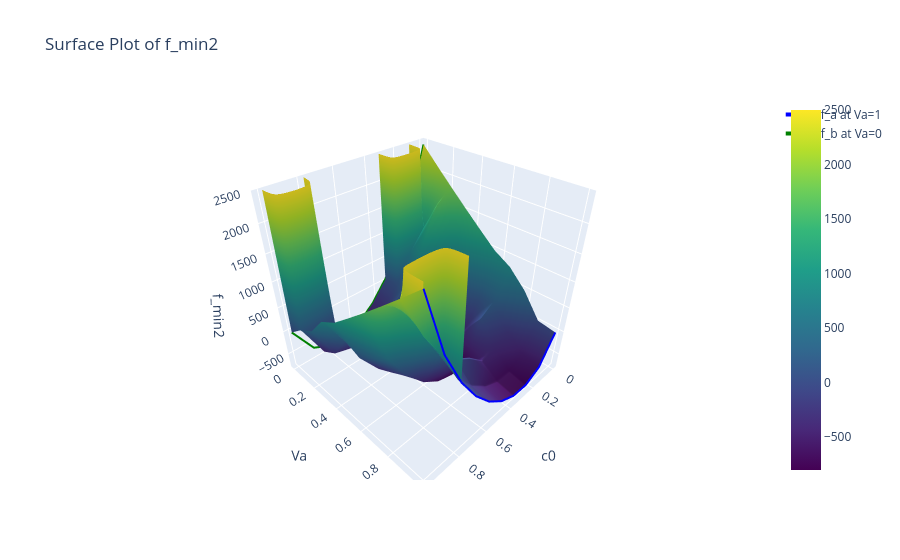

Notebook cell for this chart:
### Code cell
zlim = [-800, 2500]
# Create a Plotly surface plot
fig = go.Figure(data=[
    go.Surface(
        z=F_min2,
        x=C0,
        y=Va,
        colorscale='Viridis',
        cmin=zlim[0],  # Set the minimum value for the color scale
        cmax=zlim[1]   # Set the maximum value for the color scale
    )
])

# Add a line plot for f_a at Va = 1
fa_values_Va_1 = fa(c0a=c0_values, c1a=1-c0_values, Va=1)
fig.add_trace(go.Scatter3d(
    x=c0_values,
    y=[1] * len(c0_values),  # Va = 1
    z=fa_values_Va_1,
    mode='lines',
    name='f_a at Va=1',
    line=dict(color='blue', width=4)
))

# Add a line plot for f_b at Va = 0
fb_values_Va_0 = fb(c0b=c0_values, c1b=1-c0_values, Vb=1)
fig.add_trace(go.Scatter3d(
    x=c0_values,
    y=[0] * len(c0_values),  # Va = 0
    z=fb_values_Va_0,
    mode='lines',
    name='f_b at Va=0',
    line=dict(color='green', width=4)
))

# Add labels and title
fig.update_layout(
    title="Surface Plot of f_min2",
    scene=dict(
        xaxis_title="c0",
        yaxis_title="Va",
        zaxis_title="f_min2",
        zaxis=dict(range=zlim),  # Fix the z-axis range
    ),
)

# Show the plot
fig.show()
